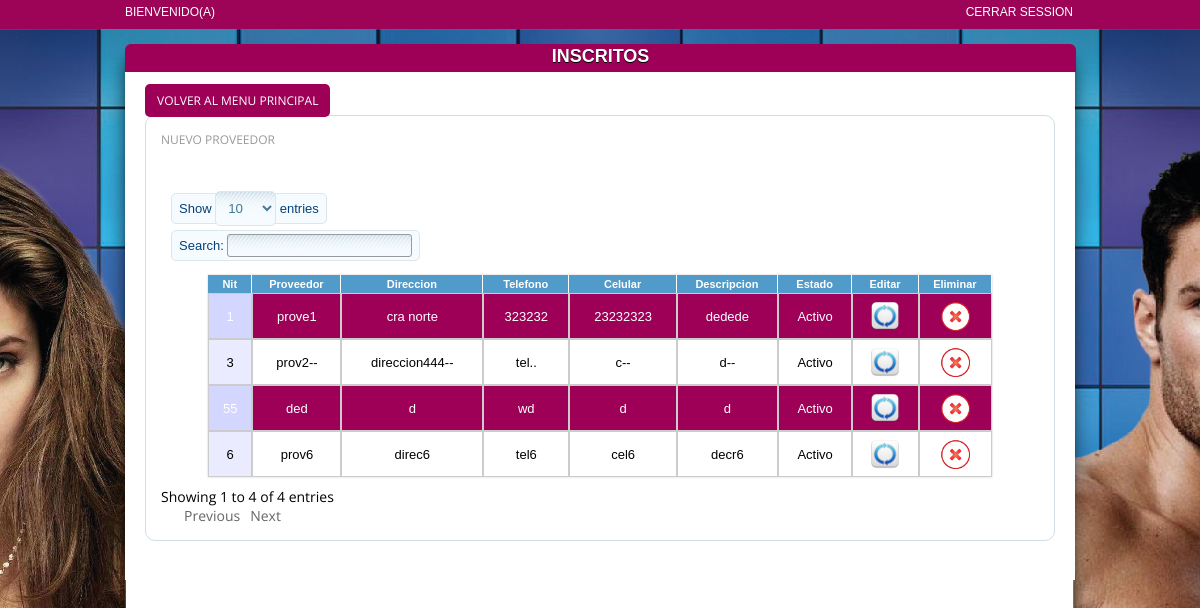
Screenshot of /php/proveedores/proveedores_view.php with the database file from the repository.
### tables this page shows
CREATE TABLE `proveedores` (
  `nit` int(11) NOT NULL,
  `nombre` varchar(45) DEFAULT NULL,
  `direccion` varchar(45) DEFAULT NULL,
  `telefono` varchar(45) DEFAULT NULL,
  `celular` varchar(45) DEFAULT NULL,
  `estado` varchar(45) DEFAULT 'A',
  `descripcion` varchar(45) DEFAULT NULL,
  PRIMARY KEY (`nit`)
);

### php/clases/Conf.class.php (called while the page is built, shortened)
<?php
class Conf {
    private $_db;
    static $_instance;
    private function __construct(){
                                    $host='localhost';
                                    $user='root';
                                    $password='';
                                    $db='perfumes';
                                    $domain = '';
                                    $this->_userdb=$user;
                                    $this->_passdb=$password;
                                    $this->_hostdb=$host;
                                    $this->_db=$db;
                                    }
    public static function getInstance(){
                                         if (!(self::$_instance instanceof self)){
                                                                                  self::$_instance=new self();
                                                                                  }
                                          return self::$_instance;
                                          }
    public function getUserDB(){
                                $var=$this->_userdb;
                                return $var;
                                }
    public function getHostDB(){
                                $var=$this->_hostdb;
                                return $var;
                                }
    public function getPassDB(){
                                 $var=$this->_passdb;
                                 return $var;
                                 }
    public function getDB(){
                            $var=$this->_db;
                            return $var;
                            }
}
?>

### php/clases/Db.class.php (called while the page is built, shortened)
<?php
class Db {
     private $servidor;
     private $usuario;
     private $password;
     private $link;
     private $array;
     static $_instance;
     private function setConexion(){
                                    $conf = Conf::getInstance();
                                    $this->servidor=$conf->getHostDB();
                                    $this->base_datos=$conf->getDB();
                                    $this->usuario=$conf->getUserDB();
                                    $this->password=$conf->getPassDB();    }
     public static function getInstance(){
                                          if (!(self::$_instance instanceof self)){
                                                                                   self::$_instance=new self();
                                                                                   }
                                          return self::$_instance;
                                          }
      private function conectar(){
                                   $this->link=mysql_connect($this->servidor, $this->usuario, $this->password);
                                  }
    public function ejecutar($sql){
                                   $this->stmt=mysql_query($sql,$this->link);
                                   return $this->stmt;
                                   }
   public function obtener_fila($stmt,$fila){
                                             if ($fila==0){
                                                           $this->array=mysql_fetch_array($stmt);
                                                           }
                                                           else{
                                                              mysql_data_seek($stmt,$fila);
                                                              $this->array=mysql_fetch_array($stmt);
                                                              }       return $this->array;
                                               }
}
?>

### php/proveedores/listarProveedor.php (the view, shortened to what this page needs)
<?php
    require '../clases/Db.class.php';
    require '../clases/Conf.class.php';
    $menusolici='';
    $estado='';
    $bd=Db::getInstance();
    $sql = "SELECT  p.`nit`, p.`nombre`, p.`direccion`, p.`telefono`,p.`celular`,p.`estado`,p.`descripcion`
            FROM  `proveedores` p
            WHERE p.estado = 'A'";
    $stmt=$bd->ejecutar($sql);
    $con = 0;
    while($rowcc=$bd->obtener_fila($stmt,0))
    {
     if($rowcc['estado']=='A'){$estado='Activo';}
     $menusolici .= '<tr>'
                        .'<td >'.$rowcc['nit'].'</td>'
                        .'<td >'.$rowcc['nombre'].'</td>'
                        .'<td >'.$rowcc['direccion'].'</td>'
                        .'<td >'.$rowcc['telefono'].'</td>'
                        .'<td >'.$rowcc['celular'].'</td>'
                        .'<td >'.$rowcc['descripcion'].'</td>'
                        .'<td >'.$estado.'</td>'
                        .'<td class="Act"><img src="../../images/Actualizacion.png" width="30" height="30" onclick="Actualizar('.$rowcc['nit'].','.$con.');" align="center" /></td>'
                        .'<td class="elimi"><img  src="../../images/delet.png" width="30" height="30" onclick="deleteRow('.$rowcc['nit'].','.$con.');" align="center" /></td>'
                    .'</tr>';
       $con++;
    }

### php/proveedores/proveedores_view.php (shortened to what this page needs)
<?php require("listarProveedor.php");?>
<!DOCTYPE html PUBLIC "-//W3C//DTD XHTML 1.0 Transitional//EN" "http://www.w3.org/TR/xhtml1/DTD/xhtml1-transitional.dtd">
<html xmlns="http://www.w3.org/1999/xhtml">
<head>
<link href="../../style/estilos_genericos.css" rel="stylesheet" type="text/css" />
<link href="../../style/estilo_unico.css" rel="stylesheet" type="text/css" />
<link href="../../style/style.css" rel="stylesheet" type="text/css" />
<link href="../../style/cupertino/jquery-ui-1.8.11.custom.css" rel="stylesheet" type="text/css" />
<link href="../../style/estilos_formularios.css" rel="stylesheet" type="text/css" />
<link href="../../style/estilos_menu.css" rel="stylesheet" type="text/css" />
</head>
<body>
<div id="GENERAL">
    <div id="USUARIO-3">
   <table width="948" border="0" cellpadding="0" cellspacing="0">
       <tr>
        <td width="269"> BIENVENIDO(A)</td>
		<td width="520" align="center" class="TITULO1"></td>
        <td width="159" align="right"><a href="../cerrar_session.php">CERRAR SESSION</a></td>
      </tr>
    </table>
  </div>
 <div id="BANNER-2"><div id="DIV_TITULO_PAGINA">INSCRITOS</div>
 	<div id="CONTENIDO"><a href="./menucss.php" class="btn1">VOLVER AL MENU PRINCIPAL </a><br />
         <div id="INFORMACION_PAGINA">
                  <div class="div_tablas" id="DIV_TABLA1">
                      <div  id="Nuevo"  class="btn1">Nuevo proveedor</div> <br/><br/>
                      <table  width="784" border="0" align="center" cellpadding="0" cellspacing="0" class="informacion">
                           <center>
                                <thead>
                                 <tr>
                                       <th>Nit</th>
                                       <th>Proveedor</th>
                                       <th>Direccion</th>
                                       <th>Telefono</th>
                                       <th>Celular</th>
                                       <th>Descripcion</th>
                                       <th>Estado</th>
                                       <th>Editar</th>
                                       <th>Eliminar</th>
                                </tr>
                                </thead>
                                <?php echo "<tbody>".$menusolici."</tbody>";?>
                            </center>
                      </table>
                  </div>
                 <div id="COMPLEMENTOS">
                            <a href="#" class="vinculos2">IR A MENU PRINCIPAL</a>
                     &nbsp;<a href="#" class="vinculos2">SALIR</a>
                 </div>
            </div>
	</div>
 </div>
</body>
</html>

### style/estilos_genericos.css (style rules this page uses)
* { margin:0; padding:0; }
#GENERAL { width: 948px; margin-right: auto; margin-left: auto; }
#CONTENIDO { background-color: #FFF; padding: 20px; }
.TITULO1 { font-family: "Arial Black", Gadget, sans-serif; color: #FFF; font-size: 16px; }
a:link, a:visited, a:active { color: #FFF; text-decoration: none; font-size: 12px; -webkit-border-radius: 5px; -moz-border-radius: 5px; border-radius: 5px; }
a:link.btn1, a:visited.btn1, a:active.btn1 { color: #FFF; text-decoration: none; padding: 6px; background-color: #247DB9; font-size: 12px; -webkit-border-radius: 5px; -moz-border-radius: 5px; border-radius: 5px; }
table.informacion { width: 800px; box-shadow: 0px 0px 2px #CCC; background-repeat: no-repeat; background-position: center center; background-color: #FFF; }
.informacion tr th { text-align: center; color: #FFF; background-color: #509BC9; font-size: 11px; font-family: Arial; padding: 3px; border-right-width: 1px; border-right-style: solid; border-right-color: #FFF; }
.informacion tr td { padding: 7px; border: 1px solid #CCCCCC; font-size: 13px; font-family: Arial; text-align: center; }
.div_tablas { background-color: #FFF; padding: 15px; border-radius: 10px; margin-top: 6px; border: 1px solid #CFDEE7; width: auto; }

### style/estilo_unico.css (style rules this page uses)
* { margin:0; padding:0; }
body { background-image: url(../images/fondo_body.jpg); background-position: center -13px; background-repeat: repeat-x; margin: 0px; font-family: Arial; font-size: 14px; background-color: #9E0057; }
#Nuevo { cursor:pointer; text-transform:uppercase; font-size:12px; color:#999; }
#GENERAL { width: 950px; margin-right: auto; margin-left: auto; }
.TITULO1 { font-family: "Arial Black", Gadget, sans-serif; color: #FFF; font-size: 16px; }
#USUARIO-3 { font-family: Arial; color: #FFF; font-size: 12px; padding-bottom: 5px; padding-top: 5px; margin-bottom:20px; }
#DIV_TITULO_PAGINA { width:951px; -webkit-border-top-left-radius: 6px; -webkit-border-top-right-radius: 6px; -moz-border-radius-topleft: 6px; -moz-border-radius-topright: 6px; border-top-left-radius: 6px; border-top-right-radius: 6px; text-align: center; font-family: Arial, Helvetica, sans-serif; color: #FFF; text-shadow: 0px 1px 0px #000; font-weight: bold; font-size: 18px; background-color: #9E0057; padding-bottom: 5px; padding-top:2px; }
a:link, a:visited, a:active { color: #FFF; text-decoration: none; font-size: 12px; -webkit-border-radius: 5px; -moz-border-radius: 5px; border-radius: 5px; }
a:link.btn1, a:visited.btn1, a:active.btn1 { color: #FFF; text-decoration: none; padding: 8px 12px; background-color: #9E0057; font-size: 12px; -webkit-border-radius: 5px; -moz-border-radius: 5px; border-radius: 5px; }
table.informacion { text-align:center; margin:15px auto 10px auto; width: 900px; box-shadow: 0px 0px 2px #CCC; background-repeat: no-repeat; background-position: center center; background-color: #FFF; }
.informacion tr th { text-align: center; color: #FFF; background-color: #509BC9; font-size: 11px; font-family: Arial; padding: 3px; border-right-width: 1px; border-right-style: solid; border-right-color: #FFF; }
.informacion tr td { padding: 7px; border: 1px solid #CCCCCC; font-size: 13px; font-family: Arial; text-align: center; }
.div_tablas { background-color: #FFF; padding: 15px; border-radius: 10px; margin-top: 6px; border: 1px solid #CFDEE7; width: auto; }

### style/demo_table.css (style rules this page uses)
.sorting_asc { background: url('../images/sort_asc.png') no-repeat center right; }
.sorting { background: url('../images/sort_both.png') no-repeat center right; }
tr.odd { background-color: #9E0057; color:#FFF; }
tr.even { background-color: white; }
tr.odd td.sorting_1 { background-color: #D3D6FF; }
tr.even td.sorting_1 { background-color: #EAEBFF; }
.div_tablas th { color:#0C0; }

### rows the page displays
proveedores: nit "1", nombre "prove1", direccion "cra norte", telefono "323232", celular "23232323", descripcion "dedede", estado "Activo"
proveedores: nit "3", nombre "prov2--", direccion "direccion444--", telefono "tel..", celular "c--", descripcion "d--", estado "Activo"
proveedores: nit "6", nombre "prov6", direccion "direc6", telefono "tel6", celular "cel6", descripcion "decr6", estado "Activo"
proveedores: nit "55", nombre "ded", direccion "d", telefono "wd", celular "d", descripcion "d", estado "Activo"
